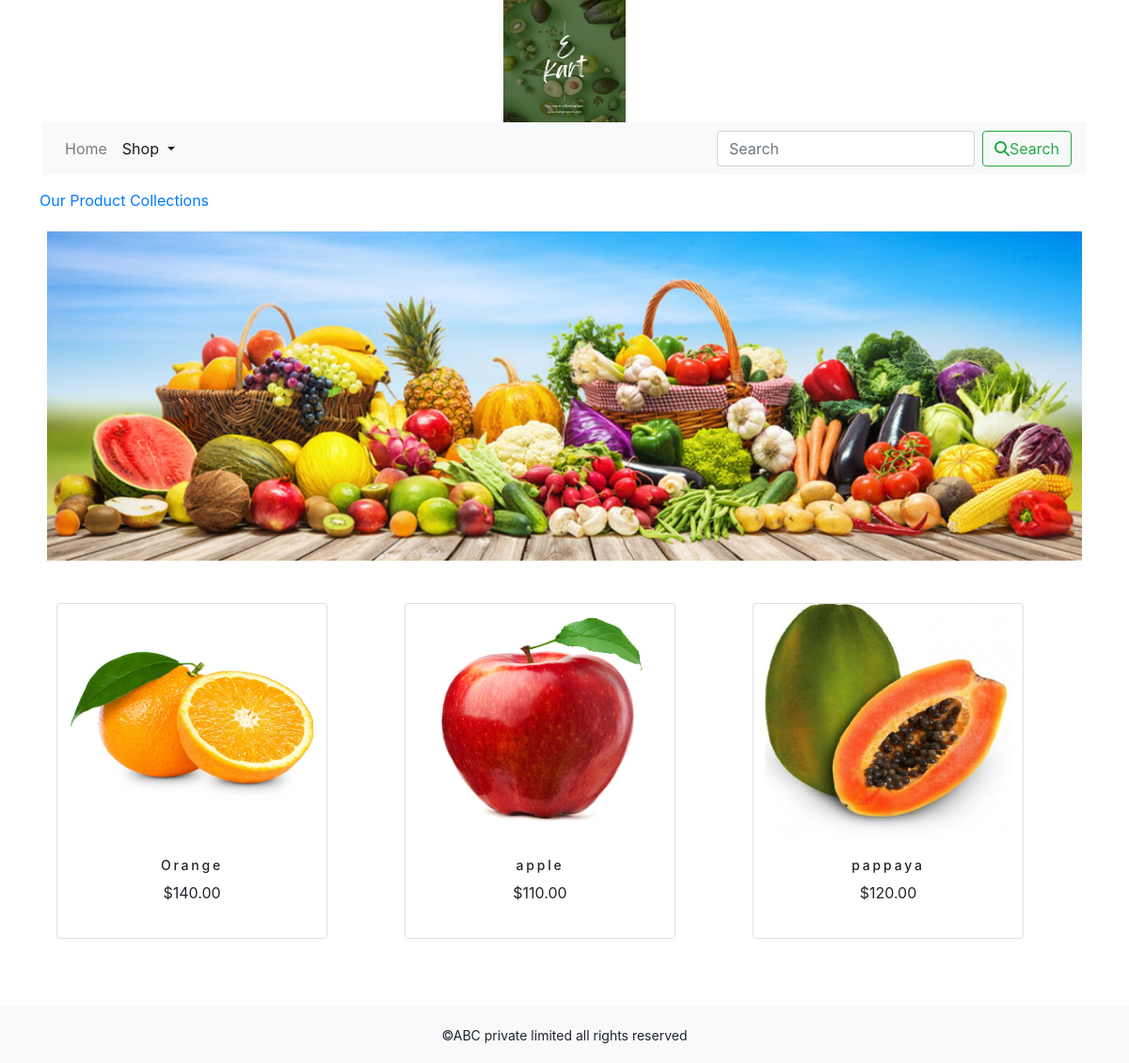
The app's page /shop/fruits/ with its own data.
### shop/models.py (models this page shows, shortened)
class Category(models.Model):
    name=models.CharField(max_length=250,unique=True)
    slug=models.SlugField(max_length=250,unique=True)
    description=models.TextField()
    image=models.ImageField(upload_to='category',blank=True)
    class Meta:
        ordering=('name',)
        verbose_name='category'
        verbose_name_plural='categories'
    def get_url(self):
        return reverse('shop:products_by_category',args=[self.slug])

class Product(models.Model):
    name=models.CharField(max_length=250,unique=True)
    slug=models.SlugField(max_length=250,unique=True)
    description=models.TextField(blank=True)
    price=models.DecimalField(max_digits=10,decimal_places=2)
    category=models.ForeignKey(Category,on_delete=models.CASCADE)
    image = models.ImageField(upload_to='product', blank=True)
    stock=models.IntegerField()
    available=models.BooleanField(default=True)
    created=models.DateTimeField(auto_now_add=True)
    updated=models.DateTimeField(auto_now=True)
    def get_url(self):
        return reverse('shop:prodCatdetail',args=[self.category.slug,self.slug])
    class Meta:
        ordering=('name',)
        verbose_name='product'
        verbose_name_plural='products'

### shop/views.py (the view)
# urls.py: path('',views.allProdCat,name='allProdCat'),
def allProdCat(request,c_slug=None):
    c_page=None
    products_list=None
    if c_slug!=None:
        c_page=get_object_or_404(Category,slug=c_slug)
        products_list=Product.objects.all().filter(category=c_page,available=True)
    else:
        products_list=Product.objects.all().filter(available=True)
    paginator=Paginator(products_list,6)
    try:
        page=int(request.GET.get('page','1'))
    except:
        page=1
    try:
        products=paginator.page(page)
    except (EmptyPage,InvalidPage):
        products=paginator.page(paginator.num_pages)
    return render(request,"category.html",{'category':c_page,'products':products})

### cart/context_processors.py (called while the page is built)
def counter(request):
    item_count=0
    if 'admin' in request.path:
        return {}
    else:
        try:
            cart=Cart.objects.filter(cart_id=cart_id(request))
            cart_items=CartItem.objects.all().filter(cart=cart[:1])
            for cart_item in cart_items:
                item_count += cart_item.quantity
        except Cart.DoesNotExist:
            item_count = 0
    return  dict(item_count=item_count)

### cart/views.py (called while the page is built)
def cart_id(request):
    cart=request.session.session_key
    if not cart:
        cart=request.session.create()
    return cart

### shop/context_processors.py (called while the page is built)
def menu_links(request):
    links=Category.objects.all()
    return dict(links=links)

### templates/category.html (shortened to what this page needs)
{% extends 'base.html' %}
{% load static %}
{% block content %}
    {% if category %}
    <div>
        <div class="row my_row_class">
            <div class="mx-auto">
            <p><a href="{% url 'shop:allProdCat' %}">Our Product Collections</a></p>
        </div>
            </div>
     </div>
    {% endif %}
<div class="mx-auto">
    {% if category %}
    <img  class="my_image" src="{{category.image.url}}" alt="{{category.name}}">
</div>
<br>
   {% endif %}
<div class="container">
    <div class="row mx_auto">
        {% for Product in products.object_list %}
        <div class="my_bottom_margin col-9 col-sm-12 col-md-4 col-lg-4 ">
            <div class="card text-center" style="width: 18rem;">
                <a href="{{Product.get_url}}"><img class="card-img-top my_image_cat" src="{{Product.image.url}}" alt="{{Product.name}}"></a>
                <div class="card-body">
                   <h4>{{Product.name}}</h4>
                    <p>${{Product.price}}</p>
                </div>
                 </div><br>
        </div>
        {% endfor %}
    </div><br></div>
    <br>
</div>
{% endblock %}

### shop/static/css/custom.css (style rules this page uses)
body { font-family: 'IBM Plex Mono', monospace; font-family: 'IBM Plex Sans', sans-serif; font-family: 'IBM Plex Serif', serif; }
.my_row_class { padding-top:15px; }
.my_image { width:100%; height:auto; }
.my_image { padding:5px; }
.my_bottom_margin { margin_bottom:10px; }
.my_image_cat { width:250px; height:250px; }
.card-body h4 { font-size:14px; text_transform:Uppercase; letter-spacing:.2em; }

### records on screen
Category: image (picture)
Product: image (picture), name "Orange", price "140.00"
Product: image (picture), name "apple", price "110.00"
Product: image (picture), name "pappaya", price "120.00"
